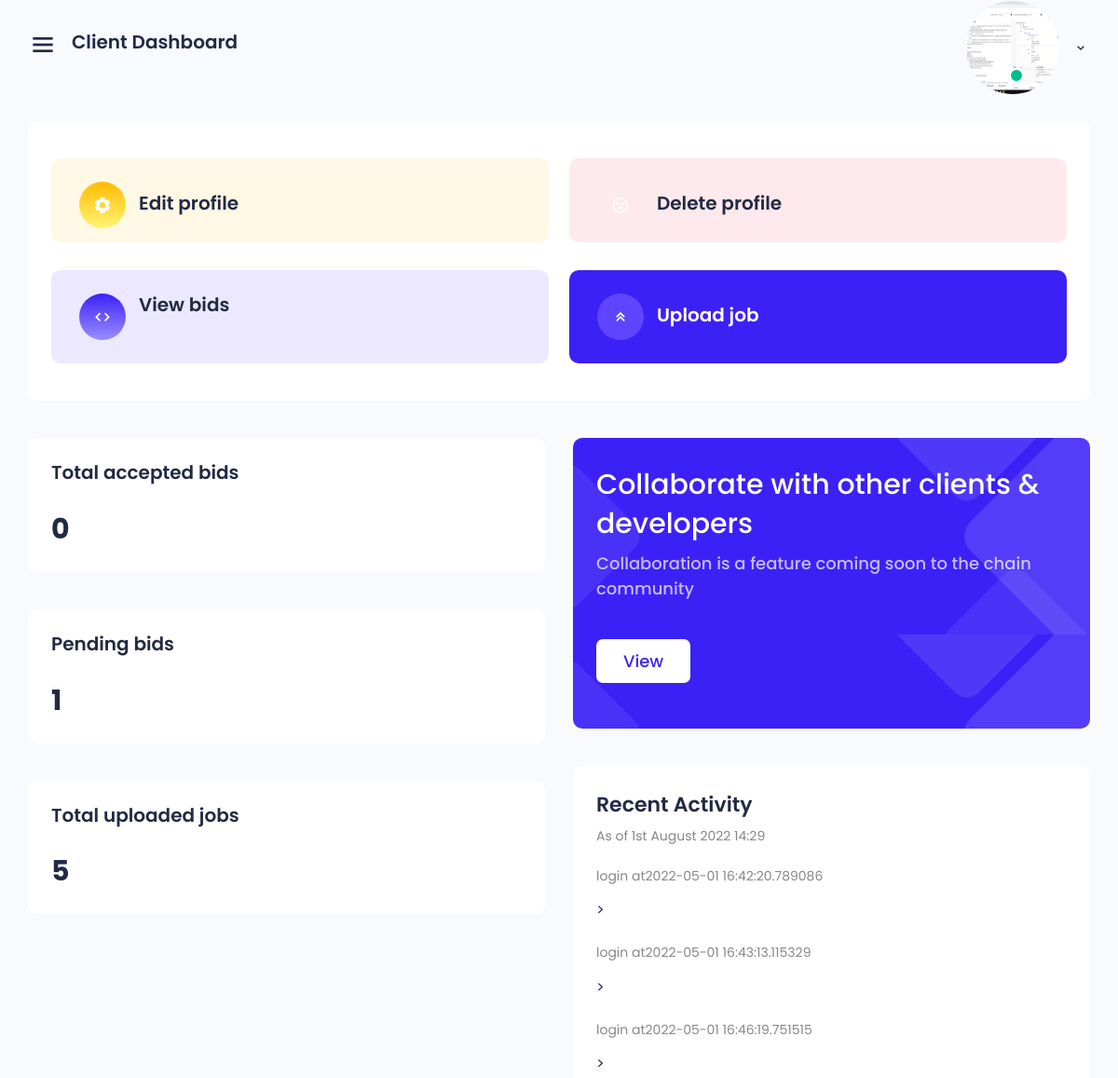
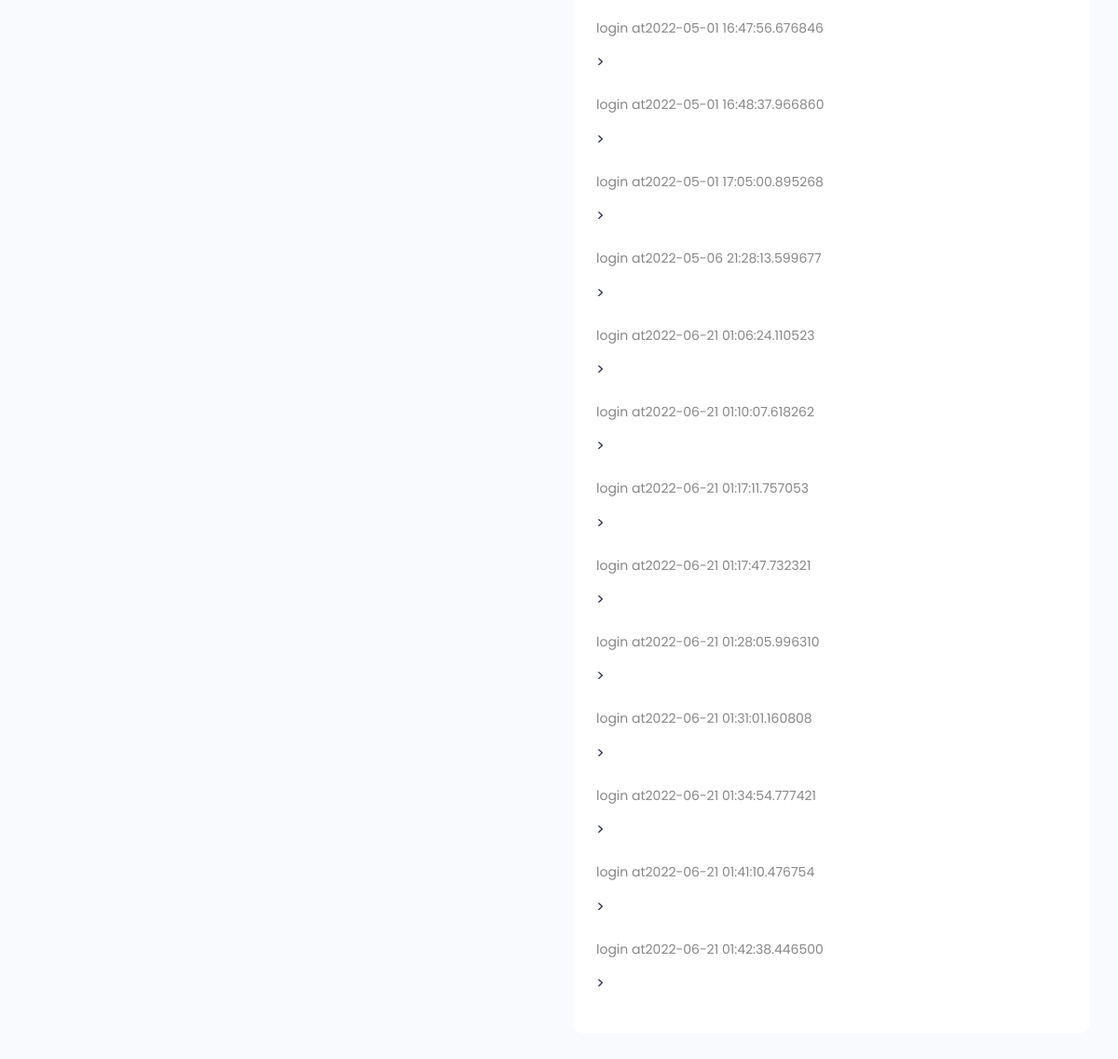
The page /accounts/clientdashboard/ (signed in) on the database its author committed (2 pictures, top to bottom).
### accounts/models.py (models this page shows, shortened)
class Bio(models.Model):
    name = models.CharField(max_length=35)
    bio = models.CharField(max_length=90, default='null', null=True)
    image = models.ImageField(upload_to='images/', default='images/home-profile.jpg', null=True)
    phone = models.IntegerField()
    profile_views = models.IntegerField(default=0)
    user = models.OneToOneField(User, on_delete=models.CASCADE, null=True)
    github = models.CharField(max_length=75, default='null')
    linkedin = models.CharField(max_length=75, default='null')
    stack = models.CharField(max_length=15,default='web developer')
    role = models.CharField(max_length=15,default='developer')

class Activity(models.Model):
    user = models.ForeignKey(User, on_delete=models.CASCADE, null=True)
    action = models.CharField(max_length=35)

### accounts/views.py (the view)
# urls.py: path('clientdashboard/', views.clientdashboard, name='clientdashboard'),
def clientdashboard(request):
    u = User.objects.get(username=request.user.get_username())
    activities = Activity.objects.filter(user=u)
    bio = Bio.objects.get(user=u)
    projects = Project.objects.filter(uploaded_by=u)
    totalbids = []
    pendingbids = []
    acceptedbids = []
    for project in projects:
        if Bid.objects.filter(job=project,status='pending'):
            pendingbids += Bid.objects.filter(job=project)
        elif Bid.objects.filter(job=project,status='accepted'):
            acceptedbids += Bid.objects.filter(job=project)
    return render(request, 'client-home.html', {'bio': bio, 'projects': projects, 'totalbids': totalbids, 'pendingbids': len(pendingbids), 'acceptedbids': len(acceptedbids), 'activities':activities})

### templates/client-home.html (shortened to what this page needs)
{%extends 'client-base.html'%}
{%load static%}
    {%block content%}
    <div class="main">
        <div class="main-content dashboard">
            <div class="row">
                <div class="col-12">
                    <div class="box card-box">
                        <div class="icon-box bg-color-1">
                            <a class="create d-flex" href="#" data-toggle="modal" data-target="#edit_profile">
                                <div class="icon bg-icon-1">
                                    <i class='bx bxs-cog'></i>
                                </div>
                                <div class="content d-flex align-items-center">
                                    <h5 class="title-box">Edit profile</h5>
                                </div>
                            </a>
                        </div>
                        <div class="icon-box bg-color-9">
                            <a class="create d-flex" href="#" data-toggle="modal" data-target="#delete_profile">
                                <div class="icon bg-icon-9">
                                    <i class='bx bx-angry'></i>
                                </div>
                                <div class="content d-flex align-items-center">
                                    <h5 class="title-box">Delete profile</h5>
                                </div>
                            </a>
                        </div>
                        <div class="icon-box bg-color-3">
                            <a class="create d-flex" href="{% url 'viewbids'%}">
                                <div class="icon bg-icon-3">
                                    <i class="bx bx-code"></i>
                                </div>
                                <div class="content">
                                    <h5 class="title-box">View bids</h5>
                                </div>
                            </a>
                        </div>
                        <div class="icon-box bg-color-4">
                            <a class="create d-flex" href="{% url 'viewjobs'%}">
                                <div class="icon bg-blue">
                                    <i class="bx bx-chevrons-up"></i>
                                </div>
                                <div class="content d-flex align-items-center">
                                    <h5 class="color-white">Upload job</h5>
                                </div>
                            </a>
                        </div>
                    </div>
                </div>
            </div>
            <div class="row">
                <div class="col-6 col-md-6 col-sm-12 mb-0">
                    <div class="row">
                        <div class="col-6 col-xl-12 col-sm-12">
                            <div class="box">
                                <div class="box-body d-flex pb-0">
                                    <div class="me-auto">
                                        <h5 class="box-title">Total accepted bids</h5>
                                        <div class="d-flex align-items-center">
                                            <h4 class="mb-0 font-wb fs-30 mt-23">{{acceptedbids}}</h4>
                                        </div>
                                    </div>
                                </div>
                            </div>
                        </div>
                        <div class="col-6 col-xl-12 col-sm-12">
                            <div class="box">
                                <div class="box-body d-flex pb-0">
                                    <div class="me-auto">
                                        <h5 class="box-title ">Pending bids</h5>
                                        <div class="d-flex align-items-center">
                                            <h4 class="mb-0 font-wb fs-30 mt-23">{{pendingbids}}</h4>
                                        </div>
                                    </div>
                                </div>
                            </div>
                        </div>
                        <div class="col-6 col-xl-12 col-sm-12">
                            <div class="box">
                                <div class="box-body d-flex pb-0">
                                    <div class="me-auto">
                                        <h5 class="box-title ">Total uploaded jobs</h5>
                                        <div class="d-flex align-items-center">
                                            <h4 class="mb-0 font-wb fs-30 mt-23">{{projects.count}}</h4>
                                        </div>
                                    </div>
                                </div>
                            </div>
                        </div>
                    </div>
                </div>
                <div class="col-6 col-md-6 col-sm-12 mb-0">
                    <div class="row">
                        <div class="col-12">
                            <div class="box box-manage">
                                <div class="box-body d-flex pd-7 pb-0">
                                    <div class="me-auto w-55">
                                        <h5 class="card-title text-white fs-30 font-w500 mt-4">Collaborate with other clients & developers </h5>
                                        <p class="mb-0 text-o7 fs-18 font-w500 pb-11">Collaboration is a feature coming soon to the chain community</p>
                                    </div>
                                    <div class="btn-now">
                                        <a class="h6 font-w500" href="{% url 'blog'%}"><span>View</span></a>
                                    </div>
                                </div>
                            </div>
                        </div>
                        <div class="col-12">
                            <div class="box">
                        <div class="box-header  pt-0 align-items-start">
                            <div class="me-auto">
                                <h4 class="card-title mb-0 fs-22">Recent Activity</h4>
                                <p class="mt-6 fs-14 mb-14">As of {% now "jS F Y H:i" %}</p>
                            </div>
                        </div>
                        <div class="box-body pb-0">
                            <ul class="message mb-2">
                                {% for activity in activities %}
                                <li class="dlab-chat-user">
                                    <div class="d-flex bd-highlight">
                                        <div class="user_info">
                                            <p class="mt-6 fs-14 mb-14">{{activity.action}}</p>>
                                        </div>
                                    </div>
                                </li>
                                {% endfor %}
                            </ul>
                        </div>
                    </div>
                        </div>
                    </div>
                </div>
            </div>
        </div>
    </div>
    {%endblock content%}

### templates/client-base.html (shortened to what this page needs)
{%load static%}
<html lang="en">
<head>
    <link href='https://unpkg.com/boxicons@2.0.7/css/boxicons.min.css' rel='stylesheet'>
    <link rel="stylesheet" href="{% static 'accounts/libs/owl.carousel/assets/owl.carousel.min.css'%}">
    <link rel="stylesheet" href="{% static 'accounts/css/bootstrap.min.css'%}">
    <link rel="stylesheet" href="{% static 'accounts/css/grid.css'%}">
    <link rel="stylesheet" href="{% static 'accounts/css/style.css'%}">
    <link rel="stylesheet" href="{% static 'accounts/css/responsive.css'%}">
</head>
<body class="sidebar-expand counter-scroll">
 <div class="main-header">
            <div class="d-flex">
                <div class="mobile-toggle" id="mobile-toggle">
                    <i class='bx bx-menu'></i>
                </div>
                <div class="main-title">
                    Client dashboard
                </div>
            </div>
            <div class="d-flex align-items-center">
                <div class="dropdown d-inline-block mt-12">
                    <button type="button" class="btn header-item waves-effect" id="page-header-user-dropdown" data-bs-toggle="dropdown" aria-haspopup="true" aria-expanded="false">
                            <img class="rounded-circle header-profile-user" src="{{user.bio.image.url}}" height="100" width="100"
                                alt="Header Avatar">
                            <span class="pulse-css"></span>
                            <i class='bx bx-chevron-down'></i>
                    </button>
                </div>
            </div>
        </div>
 {%block content%}
 {%endblock content%}
</body>
</html>

### static/accounts/css/grid.css (style rules this page uses)
.row { display: flex; flex-wrap: wrap; margin: 0 -15px; }
[class*="col-"] { padding: 0 15px; margin-bottom: 40px; }
.col-6 { width: 50%; }
.col-12 { width: 100%; }
@media only screen and (max-width: 1700px) { .col-xl-12 { width: 100%; } }
@media only screen and (max-width: 1280px) { .col-md-6 { width: 50%; } }

### static/accounts/css/responsive.css (style rules this page uses)
@media only screen and  (max-width: 1820px) { .box.card-box { flex-wrap: wrap; } }
@media only screen and  (max-width: 1820px) { .box.card-box .icon-box { width: 47%; margin: 15px 10px; padding-bottom: 15px; } }
@media only screen and  (max-width: 1820px) { .box.card-box .icon-box:nth-child(1) { margin-left: 10px; } }
@media only screen and  (max-width: 1820px) { .box.card-box .icon-box:nth-child(4) { margin-right: 10px; } }
@media only screen and (max-width: 1700px) { .btn-now { padding-top: 30px; padding-bottom: 20px; } }
@media (min-width:1200px) and (max-width: 1640px) { .w-55 { width: 100%; } }
@media (min-width:1200px) and (max-width: 1640px) { .box-manage .box-body { flex-wrap: wrap; } }
@media only screen and (max-width: 1200px) { .main-header { height: 90px; padding-left: 30px; } }
@media only screen and (max-width: 1200px) { .box.card-box { flex-wrap: wrap; } }
@media only screen and (max-width: 1200px) { .box.card-box .icon-box { width: 49%; margin: 15px 0 !important; padding-bottom: 15px; } }
@media only screen and (max-width: 1200px) { .box.card-box .icon-box:nth-child(1) { margin-left: 10px; } }
@media only screen and (max-width: 1200px) { .box.card-box .icon-box:nth-child(4) { margin-right: 10px; } }
@media only screen and (max-width: 1200px) { .main-content { padding: 30px; } }
@media only screen and (max-width: 1200px) { .w-55 { width: 100%; } }
@media only screen and (max-width: 1200px) { .box-manage .box-body { flex-wrap: wrap; } }
@media only screen and (max-width: 1200px) { .btn-now { padding-top: 30px; padding-bottom: 20px; } }
@media only screen and (max-width: 1200px) { .main-title { font-size: 20px; } }

### rows shown on the page
Activity: action "login at2022-05-01 16:42:20.789086"
Activity: action "login at2022-05-01 16:43:13.115329"
Activity: action "login at2022-05-01 16:46:19.751515"
Activity: action "login at2022-05-01 16:47:56.676846"
Activity: action "login at2022-05-01 16:48:37.966860"
Activity: action "login at2022-05-01 17:05:00.895268"
Activity: action "login at2022-05-06 21:28:13.599677"
Activity: action "login at2022-06-21 01:06:24.110523"
Activity: action "login at2022-06-21 01:10:07.618262"
Activity: action "login at2022-06-21 01:17:11.757053"
Activity: action "login at2022-06-21 01:17:47.732321"
Activity: action "login at2022-06-21 01:28:05.996310"
Activity: action "login at2022-06-21 01:31:01.160808"
Activity: action "login at2022-06-21 01:34:54.777421"
Activity: action "login at2022-06-21 01:41:10.476754"
Activity: action "login at2022-06-21 01:42:38.446500"

### other values the page prints
{{ acceptedbids }} "0"
{{ pendingbids }} "1"
{{ projects.count }} "5"
